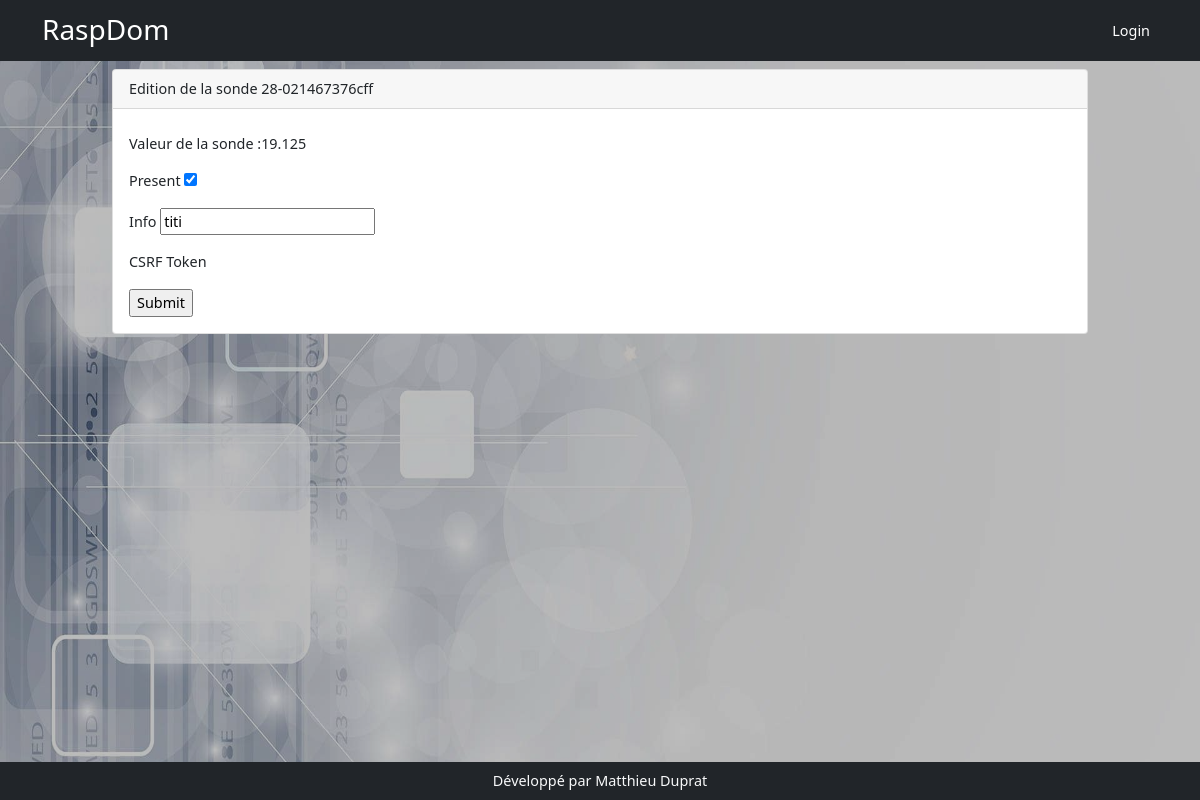
Before: /sonde/1 with the older database file.
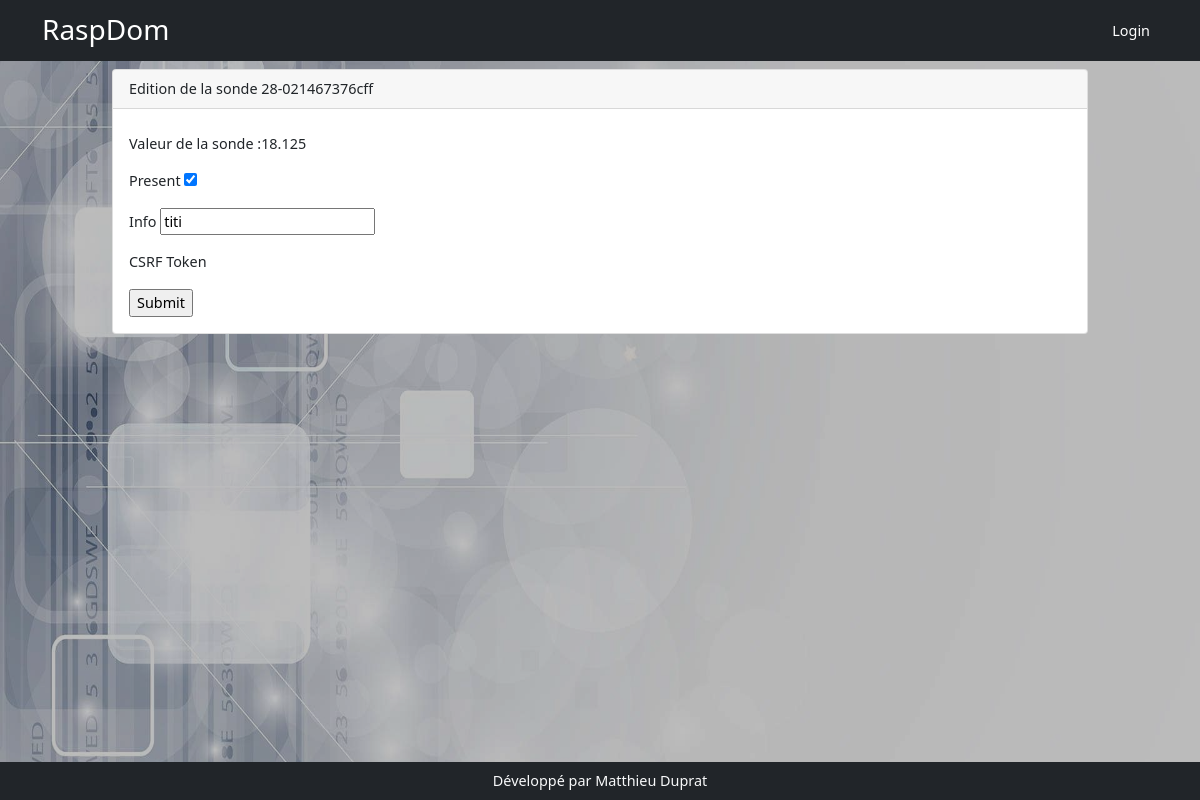
After: the same page with the newer database file.
### models.py (models this page shows)
class ValeurSonde(db.Model):
    id = db.Column(db.Integer, primary_key=True)
    valeur = db.Column(db.Float())
    sonde_id = db.Column(db.Integer, db.ForeignKey('sonde.id'), nullable=False)

### app.py (the view)
@app.route('/sonde/<int:sonde_id>', methods=['get','post'])
def edit_sonde(sonde_id):
    sonde = Sonde.query.get(sonde_id)
    sondeform = Ds1820bForm(obj=sonde, data=request.form)
    if sondeform.validate_on_submit():
        sondeform.populate_obj(sonde)
        db.session.add(sonde)
        db.session.commit()
        return redirect(url_for('sondes'))
    return render_template('sonde/edit_sonde.html', sondeform=sondeform, sonde=sonde)

### forms.py
class Ds1820bForm(FlaskForm):
    present = BooleanField()
    info = StringField()

### templates/sonde/edit_sonde.html (shortened to what this page needs)
{% extends 'base.html' %}
{% block content %}
<div class="row">
    <div class="col-10 mx-auto">
        <div class="card">
            <div class="card-header">Edition de la sonde {{sonde.nom}}</div>
            <div class="card-body">
                <p class="card-text"> Valeur de la sonde :{{sonde.sonde_valeur_id.valeur}}</p>
    <form action="" method="post">
        {% for field in sondeform %}
        <p>{{field.label}} {{field}}</p>
        {% endfor %}
        <input type="submit">
    </form>
            </div>
        </div>
    </div>
</div>
{% endblock %}

Changed rows visible on the page:
changed ValeurSonde: sonde_valeur_id.valeur "19.125" → "18.125"
